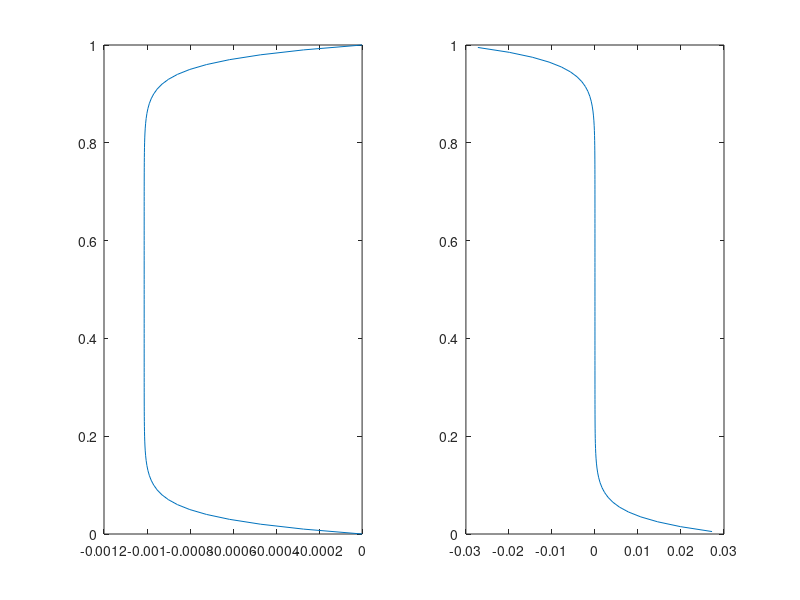

The MATLAB source for this figure:

% clear;
% close all;

Lz = 1;
dz = 0.01;
Nr = round(Lz/dz)+1;
% z0 = (rand(1,Nr)-0.5);
z0 = ones(1,Nr);
% z0 = [1:Nr];
zz = 0:dz:((Nr-1)*dz);

m1km = 1000;
lambda = 0.1*m1km;
H = 500;
delta = H;
kx = 2*pi/(lambda/delta)
C = -kx^2*dz^2-2;

p0 = zeros(1,Nr);
An = zeros(Nr-2,Nr-2); %%% Matrix
Dn = z0(2:Nr-1)'*dz^2;
An(1,1)=C;An(1,2)=1;
An(Nr-2,Nr-3)=1;An(Nr-2,Nr-2)=C;
for n=2:Nr-3
    An(n,n-1)=1;
    An(n,n)=C;
    An(n,n+1)=1;
end
det_An = det(An);
for n=1:Nr-2
    Bn = An;
    Bn(:,n) = Dn;
    det_Bn = det(Bn);
    p0(n+1) = det_Bn/det_An;
end

figure(1)
subplot(1,2,1)
plot(p0,zz);
subplot(1,2,2)
u=-diff(p0)/dz;
plot(u,0.5*(zz(1:end-1)+zz(2:end)))
